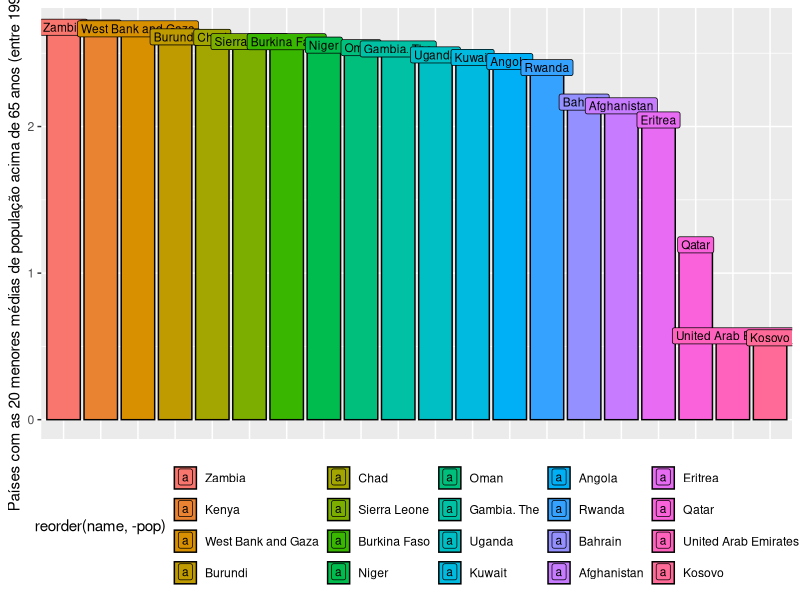

Here is the R script that generated this plot:
install.packages("ggplot2")
library(ggplot2)
options("scipen"=999, "digits"=4)
c_db = read.table("POP.txt", header=T, sep="\t")
clean_db <- na.omit(c_db)

srt_data_pop <- data.frame(name=character(0), pop=integer(0))
for(name in unique(clean_db$CountryName)){
  if(nchar(name)<50){
    len_measures <- length(subset(clean_db, CountryName==name)$Population_ages_over65)
    pop_over65 <- sum(as.numeric(subset(clean_db, CountryName==name)$Population_ages_over65)) / len_measures
    if(pop_over65!=0){
      temp <- data.frame(name=name, pop=pop_over65)
      srt_data_pop <- rbind(srt_data_pop, temp)
    }
  }
}
order_data <- srt_data_pop[with(srt_data_pop, order(pop, decreasing=TRUE)), ]
top20 <- tail(order_data, n = 20)

# for(name1 in top20$name){}

ggplot(top20, aes(x=reorder(name, -pop), y=pop, fill=reorder(name, -pop), label=name)) +   
  geom_bar(position='dodge', stat='identity', color='black') + 
  theme(axis.title.x=element_blank(),
        axis.text.x=element_blank(),
        axis.ticks.x=element_blank(),
        legend.position = "bottom") +
  labs(y="Países com as 20 menores médias de população acima de 65 anos (entre 1990 e 2014)") + 
  geom_label(position="stack", size=3)
